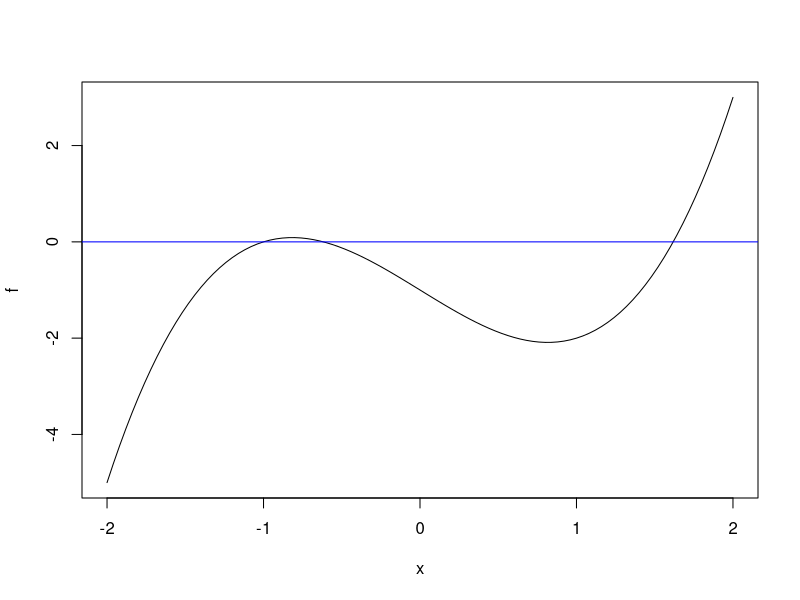
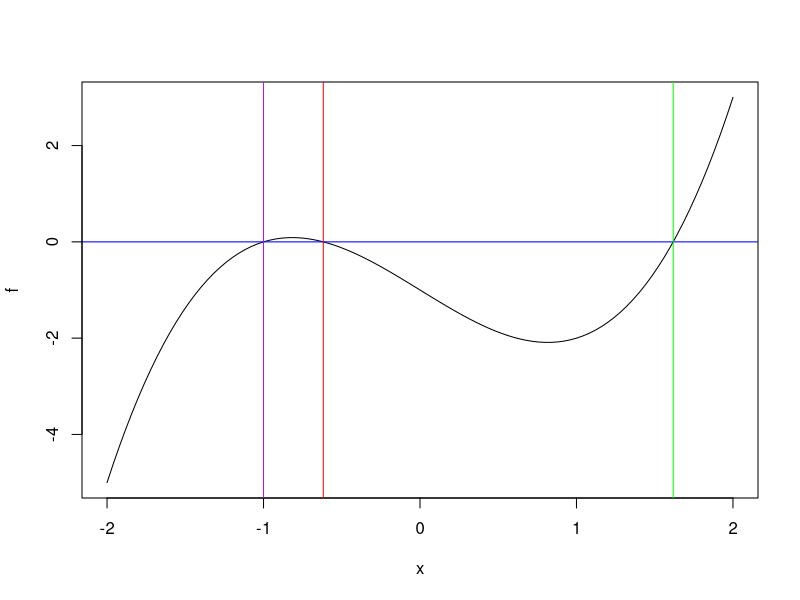
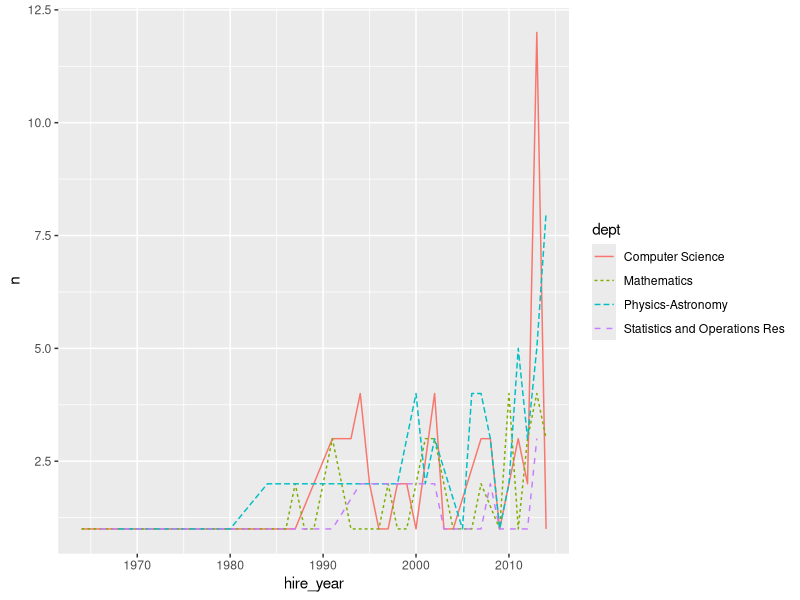
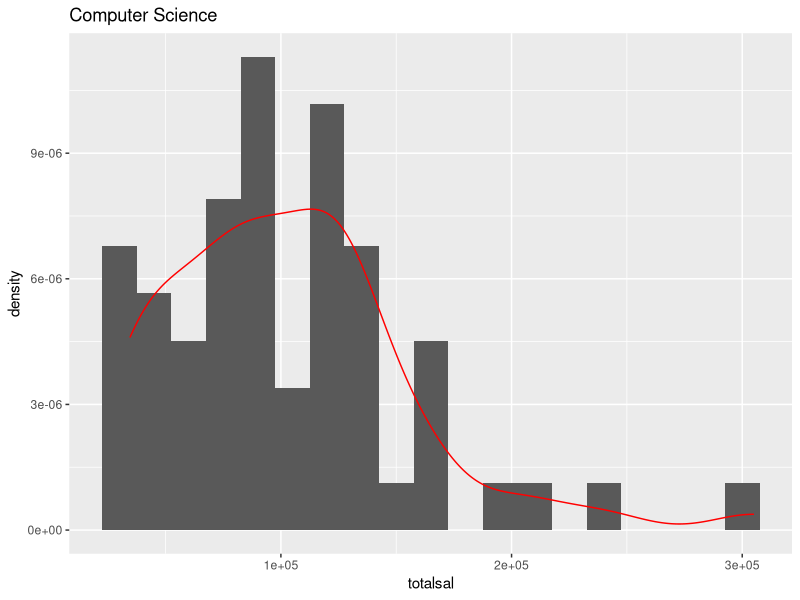
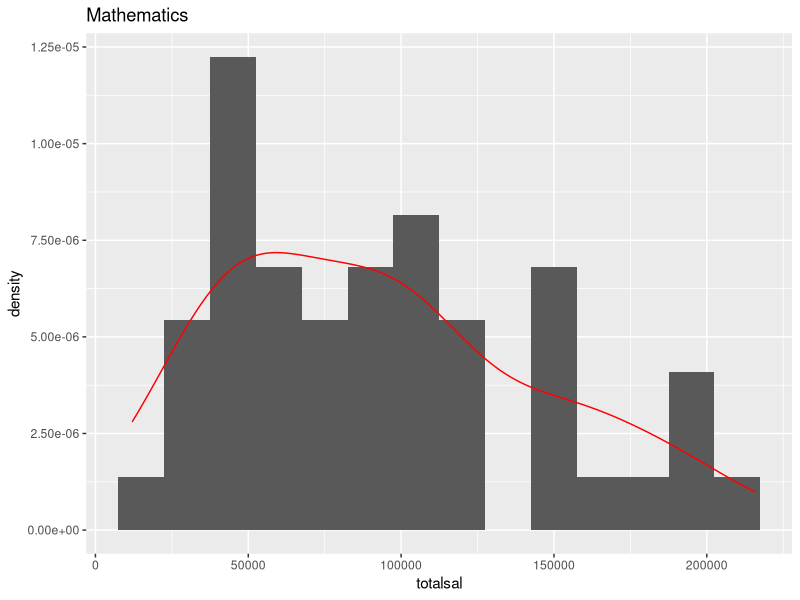
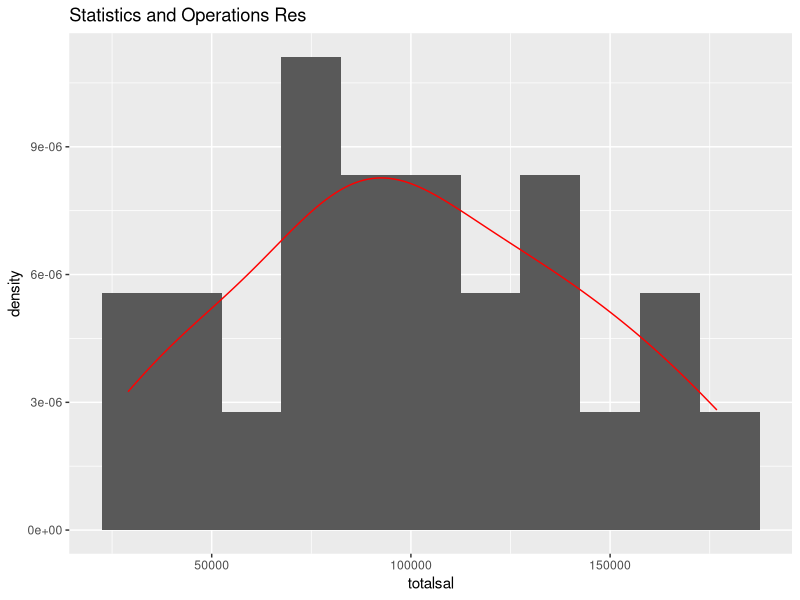
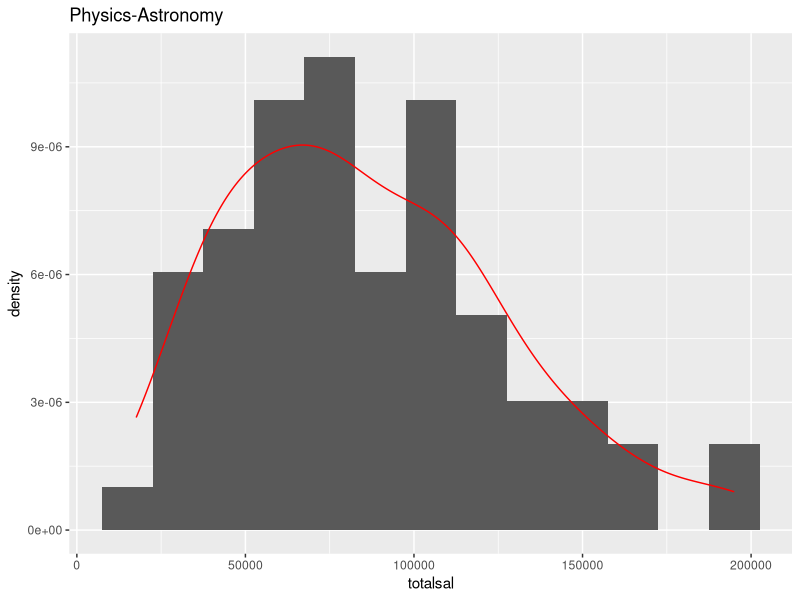
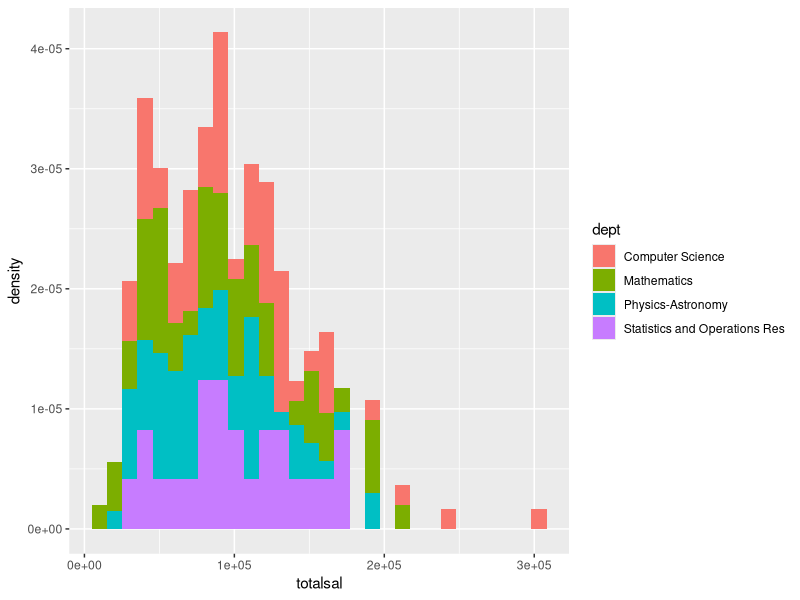

The R source for these figures, in order:
## ---- chunk 1
library(diagram)
library(tidyverse)
## ---- chunk 2
x1 <- c(2, .5, 4., 2)
x2 <- c(x1, rep(1, 4))
x3 <- 1:-2
x4 <- c('Hello','', 'World', '!', 'Hello World!' )
x4
## ---- chunk 3
x0 <- c(1, 0, -1, 2)
x1 <- c(2, .5, 4, 2)


X <- rbind(1:4, x0, x1, rep(1, 4), deparse.level = 0)
X
## ---- chunk 4
y1 <- X[X < 0]
y2 <- X[X > 0 & X < 2]

y1
y2
## ---- chunk 5
students <- data.frame( id      = factor(c("001", "002", "003")), 
                        score_A = c(95, 97, 90),         
                        score_B = c(80, 75, 84)) 

students$id == '003'
students[students$id == '003', ]
## ---- chunk 6
r0 <- c('Sun', 'Mon', 'Tues', 'Weds', 'Thurs', 'Fri', 'Sat')
r1 <- c('', 'NY', 2:6)
r2 <- 7:13
r3 <- c(14, 'MLK', 16:20)
r4 <- 21:27
r5 <- c(28:31, rep('', 3))

cal <- rbind(r0, r1, r2, r3, r4, r5)
cal <- as.data.frame(cal)
cal
## ---- chunk 7
id        <- factor(rep(c("001","002","003"), 2))
subj      <- rep(c("A","B"), each = 3)
score     <- c(95, 97, 90, 80, 75, 84)
students3 <- data.frame(id, subj, score)

#using cut
students3 %>%
  mutate(grade = cut(score, c(0, 80, 90, 100), labels = c('C', 'B', 'A'), right = F))

#directly
students3 %>%
  mutate(grade = ifelse(score < 80, 'C', ifelse(score < 90, 'B', 'A')))
## ---- chunk 8
mu <- apply(X, 2, mean)

X.cent <- t(X) - mu
X.var <- (1/3)*X.cent%*%t(X.cent)
X.var
var(X)
## ---- chunk 9
students3 %>%
  group_by(subj) %>%
  mutate(score.mean = mean(score))
## ---- chunk 10
bisect <- function(f, lower, upper, tol = 10^-6, maxit = 1000){
  #algorithm conditions
  if(lower >= upper ) {
    stop('lower must be strictly less than upper')
  }
  
  if(sign(f(lower)) == sign(f(upper))) {
    stop('f(lower) and f(upper) must have different signs)')
  }
  
  #begin algorithm
  
  #set counter
  i <- 1
  while(i <= maxit) {
    c <- (lower + upper)/2
    if(f(c) == 0 | (upper - lower)/2 < tol) {
      return(c)
      break
    }
    #increment counter
     i <- i + 1
    #modify lower and upper
      if(sign(f(c)) == sign(f(lower))) {
      lower <- c
    } else {
      upper <- c
    }
  }
  stop('method failed: maximum number of iterations reached')
}

## ---- chunk 11
#function to test bisect on
f <- function(x) x^3 - 2*x - 1
plot(f, xlim = c(-2, 2))
abline(0, 0, col='blue')

root1 <- bisect(f, 1, 2)
root2 <- bisect(f, -.8, 0)
root3 <- bisect(f, -2, -.9)
plot(f, xlim = c(-2, 2))
abline(0, 0, col='blue')

#confirm roots
abline(v = root1, col = 'green')
abline(v = root2, col= 'red')
abline(v = root3, col= 'purple')
## ---- chunk 12
salaries <- read.csv('data/unc_salary_data.csv')

index <- str_which(salaries$dept, 'Stat*')

STOR <- salaries[index,]

STOR %>%
  select(name, age, totalsal)

salaries %>%
  select(name, dept, totalsal) %>%
  filter(totalsal > 200000) %>%
  head()

salaries %>%
  select(name, dept, totalsal) %>%
  group_by(dept) %>%
  summarise(mean_salary = mean(totalsal)) %>%
  filter(grepl('Statistics*', dept))
## ---- chunk 13
data(iris)

iris %>%
  mutate(id = row_number()) %>%
  group_by(Species) %>%
  mutate(subset = cut(sample(row_number()), breaks = 5, labels = 1:5)) %>%
  group_by(subset) %>%
  group_split() -> iris_subsets
  
lapply(iris_subsets, head)
lapply(iris_subsets, function(x) x$id)
lapply(iris_subsets, function(x) table(x$Species))
## ---- chunk 14
salaries %>%
  filter(dept %in% c('Computer Science', 'Mathematics', 'Statistics and Operations Res', 'Physics-Astronomy')) %>%
  mutate(hire_year = as.numeric(str_sub(hiredate, 1, 4))) %>%
  group_by(hire_year, dept) %>%
  summarise(n = n()) %>%
  ggplot(aes(hire_year, n, col = dept, linetype = dept)) +
  geom_line()
## ---- chunk 15
index <- c('Computer Science', 'Mathematics', 'Statistics and Operations Res', 'Physics-Astronomy')

for(i in index){
print(salaries %>%
  filter(dept == i) %>%
  ggplot(aes(x = totalsal)) +
  labs(title = i) + 
  geom_histogram(aes(y = ..density..), binwidth = 15000) +
  geom_density(col = 'red'))
}

salaries %>%
  filter(dept %in% c('Computer Science', 'Mathematics', 'Statistics and Operations Res', 'Physics-Astronomy')) %>%
  ggplot(aes(x = totalsal)) +
  geom_histogram(aes(y = ..density.., fill = dept))

salaries %>%
  filter(dept %in% c('Computer Science', 'Mathematics', 'Statistics and Operations Res', 'Physics-Astronomy')) %>%
  ggplot(aes(x = totalsal, col = dept)) +
  geom_density() 
